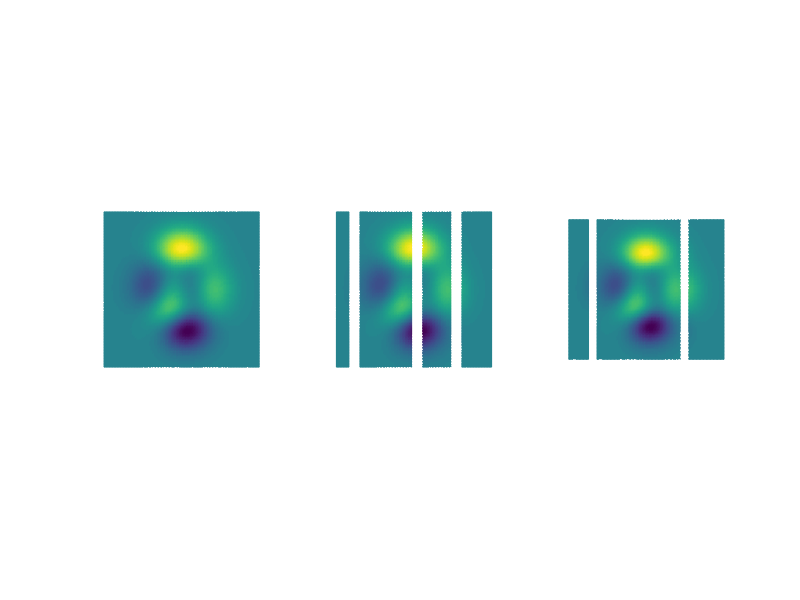

The MATLAB source for this figure:
z=peaks(100);

% If you want to delete a certain amount of rows/cols
z2=z;
z2(:,10:15)=NaN;
z2(:,50:55)=NaN;
z2(:,75:80)=NaN;

% If you want to separate you data without deleting anything

z3=z;

z3=[z3(:,1:15) nan(size(z3,1),5) z3(:,16:75) nan(size(z3,1),5) z3(:,75:100) ];


% This last bit is only for plotting, so you can try it in your computer 
subplot(131)
title('Original')
surf(z,'edgecolor','interp')
axis off
view(2)
axis equal
subplot(132)
title('Deleted columns')
surf(z2,'edgecolor','interp')
axis off
view(2)
axis equal
subplot(133)
title('Separatedd data')
surf(z3,'edgecolor','interp')
axis off
view(2)

axis equal
